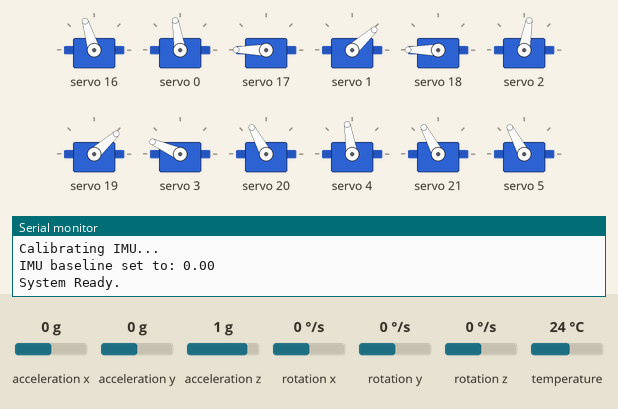
The sketch below on a simulated ESP32. Parts: 12 × servo, the last lines printed to the serial monitor. The inputs (shaded band) are chosen by the test bench; at power-on: rotation x 0 °/s, acceleration x 0 g, acceleration y 0 g, acceleration z 1 g, rotation y 0 °/s, rotation z 0 °/s, temperature 24 °C.

Above: at 5.6 s.
5.7 s: rotation x set to -192 °/s
At 6.15 s:
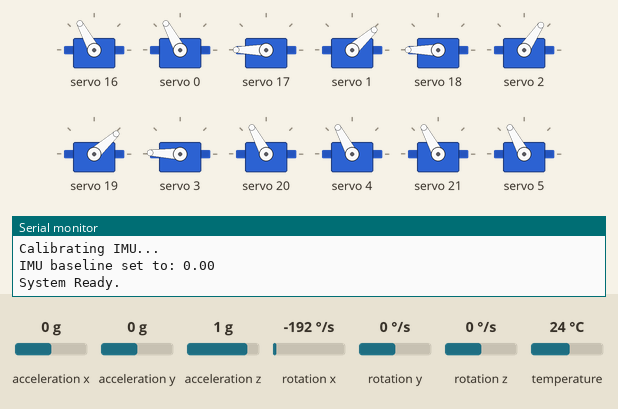
At 6.6 s:
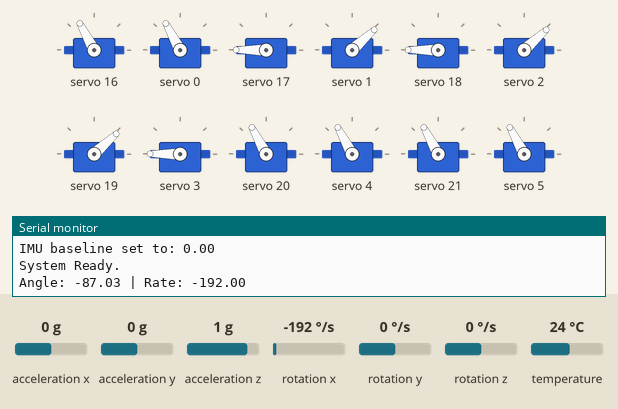
8.7 s: rotation x set to -117 °/s
At 11.49 s:
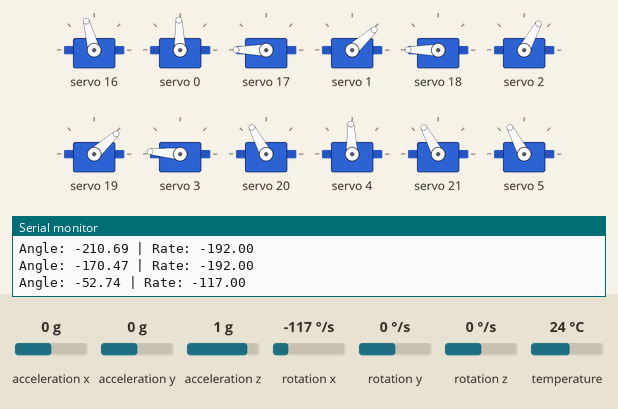
11.7 s: rotation x set to -105 °/s
14.7 s: acceleration x set to 1.4 g
At 15.27 s:
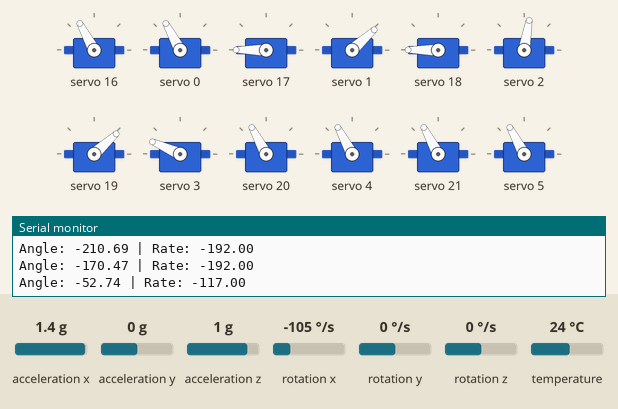
17.7 s: acceleration x set to 1.2 g
20.7 s: acceleration x set to 0.9 g
Timing chart, 0 to 27.8 s (numbered marks = the images above; inputs shaded):
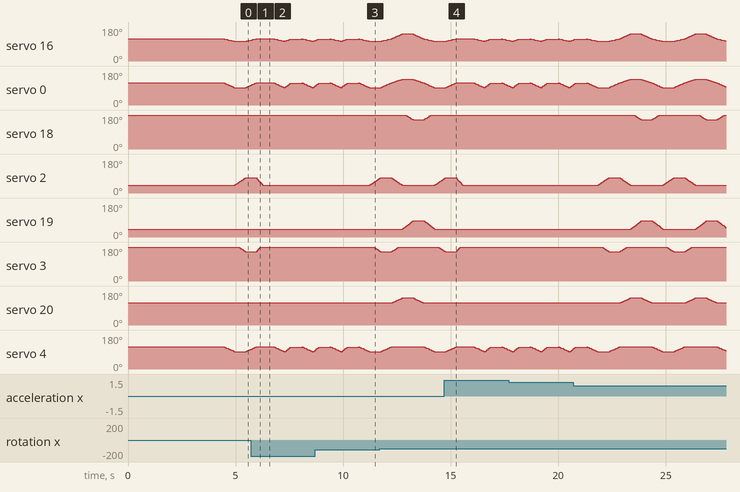

Measured:
- after the input at 5.7 s, servo 18: stops changing and stays 180°; servo 19: stays 42° (without the input it goes to 43° after 0.79 s); servo 20: stays 118° (without the input it goes to 119° after 0.32 s)
- after the input at 14.7 s, servo 18: stops changing and stays 180°; servo 19: stays 42° (without the input it goes to 43° after 1.1 s); servo 20: stays 118° (without the input it goes to 119° after 0.61 s)

The sketch:

Final_Code.ino
```cpp
#include <Wire.h>
#include <Adafruit_PWMServoDriver.h>
#include <Adafruit_MPU6050.h>
#include <Adafruit_Sensor.h>
#include <Kalman.h>

// === Servo Drivers ===
Adafruit_PWMServoDriver pca1 = Adafruit_PWMServoDriver(0x40);
Adafruit_PWMServoDriver pca2 = Adafruit_PWMServoDriver(0x41);

// === IMU ===
Adafruit_MPU6050 mpu;
sensors_event_t accel, gyro, temp;
Kalman kalmanX;

// === Servo Config ===
#define SERVO_MIN  120
#define SERVO_MAX  600

int servo_position[18];
int neutral_position[18] = {90,150,150,30,90,90,30,30,30,
                            90,30,30,150,90,90,150,150,150};

// === Kalman Variables ===
unsigned long lastKalmanTime = 0;

// === Walking Sequence (individual arrays) ===
int walk1[18] = {80,150,150,30,90,90,30,30,30,  70,30,30,150,70,90,150,150,150};
int walk2[18] = {80,150,150,30,90,90,30,30,30,  70,30,60,120,70,90,160,150,150};
int walk3[18] = {90,150,150,30,90,90,30,30,30,  90,30,60,120,90,90,150,150,150};
int walk4[18] = {110,150,150,30,110,90,30,30,30, 105,30,30,150,90,90,150,150,150};
int walk5[18] = {110,150,120,65,110,90,20,30,30, 105,30,30,150,90,90,120,150,150};
int walk6[18] = {90,150,120,65,90,90,30,30,30,  90,30,30,150,90,90,150,150,150};
float angle=0.0, rate=0.0;

// === Motion Engine ===
void move_servo(int time, int servo_target[]) {
  if (time <= 10) return;

  float step[18];
  for (int i = 0; i < 18; i++) {
    step[i] = (servo_target[i] - servo_position[i]) / (float)time;
  }

  unsigned long start_time = millis();
  unsigned long final_time = start_time + time;

  while (millis() < final_time) {
    unsigned long elapsed = millis() - start_time;

    for (int i = 0; i < 9; i++) {
      int pos1 = servo_position[i] + step[i] * elapsed;
      int pos2 = servo_position[i+9] + step[i+9] * elapsed;

      int pulse1 = map(pos1, 0, 180, SERVO_MIN, SERVO_MAX);
      int pulse2 = map(pos2, 0, 180, SERVO_MIN, SERVO_MAX);

      pca2.setPWM(i, 0, pulse1);
      pca1.setPWM(i, 0, pulse2);
    }
    delay(10); // ~10 ms update
  }

  for (int i = 0; i < 18; i++) {
    servo_position[i] = servo_target[i];
  }
}

// === Kalman Update ===
bool updateKalman(float &angleOut, float &rateOut) {
  if(!mpu.getEvent(&accel, &gyro, &temp)) return false;

  float ax = accel.acceleration.x;
  float az = accel.acceleration.z;
  float gx = gyro.gyro.x * 180.0 / PI;

  float accPitch = atan2(ax, az) * 180.0 / PI;

  unsigned long now = micros();
  float dt = (now - lastKalmanTime) / 1000000.0;
  lastKalmanTime = now;
  if(dt < 0.001) dt = 0.001;

  angleOut = kalmanX.getAngle(accPitch, gx, dt);
  rateOut  = gx;
  return true;
}

// === Walking Sequence ===
char performWalkSequence(int stepDuration) {
  for (int i=0;i<100;i++){
  move_servo(stepDuration, walk1);
   if(updateKalman(angle, rate)) {
    // If tilt exceeds ±50°, return to neutral
    if(abs(angle) > 50.0) {
    move_servo(300, neutral_position);
    Serial.print("Angle: "); Serial.print(angle);
    Serial.print(" | Rate: "); Serial.println(rate);
      delay(500);
      return 0;
      }
   }
  move_servo(stepDuration, walk2);
  if(updateKalman(angle, rate)) {
    // If tilt exceeds ±15°, return to neutral
    if(abs(angle) > 50.0) {
      move_servo(300, neutral_position);
       Serial.print("Angle: "); Serial.print(angle);
    Serial.print(" | Rate: "); Serial.println(rate);
      delay(500);return 0;}
   }
  move_servo(stepDuration, walk3);
  if(updateKalman(angle, rate)) {
    // If tilt exceeds ±15°, return to neutral
    if(abs(angle) > 50.0) {
      move_servo(300, neutral_position);
       Serial.print("Angle: "); Serial.print(angle);
    Serial.print(" | Rate: "); Serial.println(rate);
      delay(500);return 0;}
   }
  move_servo(stepDuration, walk4);
if(updateKalman(angle, rate)) {
    // If tilt exceeds ±50°, return to neutral
    if(abs(angle) > 50.0) {
      move_servo(300, neutral_position);
       Serial.print("Angle: "); Serial.print(angle);
    Serial.print(" | Rate: "); Serial.println(rate);
      delay(500);return 0;}
   }
  move_servo(stepDuration, walk5);
  if(updateKalman(angle, rate)) {
    // If tilt exceeds ±15°, return to neutral
    if(abs(angle) > 50.0) {
      move_servo(300, neutral_position);
       Serial.print("Angle: "); Serial.print(angle);
    Serial.print(" | Rate: "); Serial.println(rate);
      delay(500);return 0;}
   }
  move_servo(stepDuration, walk6);
  if(updateKalman(angle, rate)) {
    // If tilt exceeds ±15°, return to neutral
    if(abs(angle) > 50.0) {
      move_servo(300, neutral_position);
       Serial.print("Angle: "); Serial.print(angle);
    Serial.print(" | Rate: "); Serial.println(rate);
      delay(500);return 0;}
   }
   }
}

// === IMU Calibration ===
void calibrateIMU() {
  Serial.println("Calibrating IMU...");
  float sumPitch = 0;
  int samples = 200;

  for(int i=0; i<samples; i++) {
    if(mpu.getEvent(&accel, &gyro, &temp)) {
      float ax = accel.acceleration.x;
      float az = accel.acceleration.z;
      float accPitch = atan2(ax, az) * 180.0 / PI;
      sumPitch += accPitch;
    }
    delay(10);
  }

  float avgPitch = sumPitch / samples;
  kalmanX.setAngle(avgPitch);  // baseline = 0
  Serial.print("IMU baseline set to: ");
  Serial.println(avgPitch);
}

// === Setup ===
void setup() {
  Serial.begin(115200);
  Wire.begin(21,22);

  pca1.begin(); pca2.begin();
  pca1.setPWMFreq(50); pca2.setPWMFreq(50);

  if(!mpu.begin()) {
    Serial.println("IMU not found!");
    while(1);
  }
  mpu.setAccelerometerRange(MPU6050_RANGE_2_G);
  mpu.setGyroRange(MPU6050_RANGE_250_DEG);
  mpu.setFilterBandwidth(MPU6050_BAND_21_HZ);

  for(int i=0; i<18; i++) servo_position[i] = neutral_position[i];
  move_servo(2000, neutral_position);

  calibrateIMU();
  lastKalmanTime = micros();
  Serial.println("System Ready.");
}

// === Loop ===
void loop() {
performWalkSequence(500);
 // 50 Hz loop
}
```
